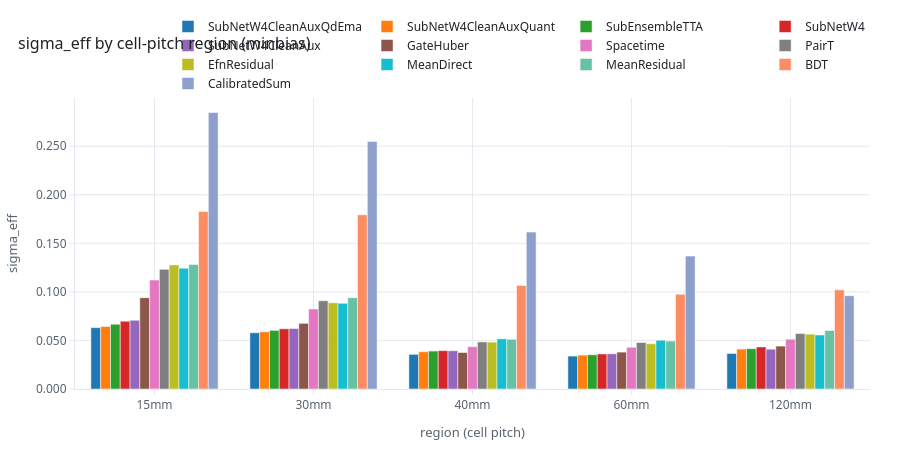

The notebook cell this image was saved under:
### Markdown cell above
## ifig4 · By detector region (minbias)

Grouped bars per `region_name`, regions with n >= 200 only.

### Code cell
reg_counts = pd.Series(ref_mb["region"]).value_counts()
regions = sorted([r for r in reg_counts.index if reg_counts[r] >= 200], key=lambda r: int(r.replace("mm", "")))
fig4 = go.Figure()
for m in ORDER:
    d = data.get(("minbias", m))
    if d is None:
        continue
    ys = []
    for r in regions:
        sel = d["region"] == r
        ys.append(resolution(d["pred"][sel], d["true"][sel])["sigma_eff"] if sel.sum() >= 200 else np.nan)
    fig4.add_bar(name=m, x=regions, y=ys, marker_color=CMAP[m])
fig4.update_layout(barmode="group", height=H)
polish(fig4, "sigma_eff by cell-pitch region (minbias)", "region (cell pitch)", "sigma_eff")
export(fig4, FIGDIR / "ifig4_by_region.html")
fig4.show()

### Figure 1 — Plotly figure (JSON) as saved in the notebook; plotly's stock layout.template omitted (floating-point values rounded to 4 significant figures)
{"data": [{"marker": {"color": "#1F77B4"}, "name": "SubNetW4CleanAuxQdEma", "type": "bar", "x": ["15mm", "30mm", "40mm", "60mm", "120mm"], "y": [0.0632, 0.0579, 0.0357, 0.0339, 0.0366]}, {"marker": {"color": "#FF7F0E"}, "name": "SubNetW4CleanAuxQuant", "type": "bar", "x": ["15mm", "30mm", "40mm", "60mm", "120mm"], "y": [0.0644, 0.0589, 0.0384, 0.0349, 0.0411]}, {"marker": {"color": "#2CA02C"}, "name": "SubEnsembleTTA", "type": "bar", "x": ["15mm", "30mm", "40mm", "60mm", "120mm"], "y": [0.0667, 0.0604, 0.0391, 0.0353, 0.0415]}, {"marker": {"color": "#D62728"}, "name": "SubNetW4", "type": "bar", "x": ["15mm", "30mm", "40mm", "60mm", "120mm"], "y": [0.0698, 0.062, 0.0395, 0.0361, 0.0433]}, {"marker": {"color": "#9467BD"}, "name": "SubNetW4CleanAux", "type": "bar", "x": ["15mm", "30mm", "40mm", "60mm", "120mm"], "y": [0.0708, 0.0623, 0.0394, 0.0363, 0.041]}, {"marker": {"color": "#8C564B"}, "name": "GateHuber", "type": "bar", "x": ["15mm", "30mm", "40mm", "60mm", "120mm"], "y": [0.094, 0.0676, 0.0376, 0.038, 0.0442]}, {"marker": {"color": "#E377C2"}, "name": "Spacetime", "type": "bar", "x": ["15mm", "30mm", "40mm", "60mm", "120mm"], "y": [0.1122, 0.0824, 0.0436, 0.043, 0.0513]}, {"marker": {"color": "#7F7F7F"}, "name": "PairT", "type": "bar", "x": ["15mm", "30mm", "40mm", "60mm", "120mm"], "y": [0.1232, 0.0908, 0.0485, 0.0479, 0.0571]}, {"marker": {"color": "#BCBD22"}, "name": "EfnResidual", "type": "bar", "x": ["15mm", "30mm", "40mm", "60mm", "120mm"], "y": [0.1278, 0.0888, 0.0483, 0.0466, 0.0565]}, {"marker": {"color": "#17BECF"}, "name": "MeanDirect", "type": "bar", "x": ["15mm", "30mm", "40mm", "60mm", "120mm"], "y": [0.1244, 0.0882, 0.0517, 0.0502, 0.0556]}, {"marker": {"color": "rgb(102,194,165)"}, "name": "MeanResidual", "type": "bar", "x": ["15mm", "30mm", "40mm", "60mm", "120mm"], "y": [0.1283, 0.0941, 0.0512, 0.0494, 0.0602]}, {"marker": {"color": "rgb(252,141,98)"}, "name": "BDT", "type": "bar", "x": ["15mm", "30mm", "40mm", "60mm", "120mm"], "y": [0.1827, 0.1794, 0.1066, 0.0977, 0.1021]}, {"marker": {"color": "rgb(141,160,203)"}, "name": "CalibratedSum", "type": "bar", "x": ["15mm", "30mm", "40mm", "60mm", "120mm"], "y": [0.2847, 0.2548, 0.1616, 0.1369, 0.0961]}], "layout": {"barmode": "group", "font": {"color": "#1F2328", "family": "ui-sans-serif, system-ui, 'Segoe UI', Helvetica, Arial", "size": 13}, "height": 450, "hovermode": "x unified", "legend": {"bgcolor": "rgba(0,0,0,0)", "font": {"size": 12}, "orientation": "h", "x": 1.0, "xanchor": "right", "y": 1.0, "yanchor": "bottom"}, "margin": {"b": 60, "l": 70, "r": 30, "t": 70}, "paper_bgcolor": "white", "plot_bgcolor": "white", "title": {"font": {"size": 16}, "text": "sigma_eff by cell-pitch region (minbias)", "x": 0.02, "xanchor": "left"}, "xaxis": {"gridcolor": "#E6E9EF", "linecolor": "#E6E9EF", "tickcolor": "#E6E9EF", "tickfont": {"color": "#59636E", "size": 12}, "ticks": "outside", "title": {"font": {"color": "#59636E", "size": 13}, "text": "region (cell pitch)"}, "zeroline": false}, "yaxis": {"gridcolor": "#E6E9EF", "linecolor": "#E6E9EF", "tickcolor": "#E6E9EF", "tickfont": {"color": "#59636E", "size": 12}, "tickformat": ".3f", "ticks": "outside", "title": {"font": {"color": "#59636E", "size": 13}, "text": "sigma_eff"}, "zeroline": false}}}
